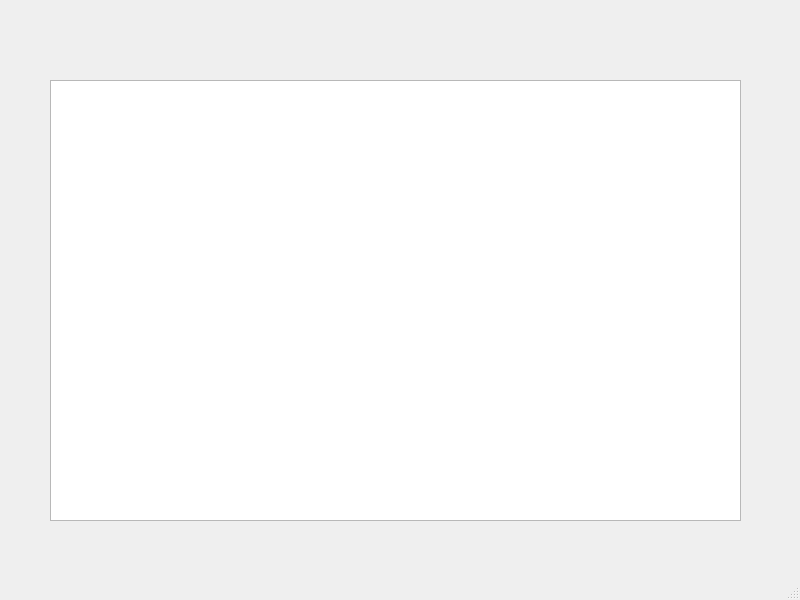
<?xml version="1.0" encoding="UTF-8"?>
<ui version="4.0">
 <class>MainWindow</class>
 <widget class="QMainWindow" name="MainWindow">
  <property name="geometry">
   <rect>
    <x>0</x>
    <y>0</y>
    <width>800</width>
    <height>600</height>
   </rect>
  </property>
  <property name="windowTitle">
   <string>MainWindow</string>
  </property>
  <widget class="QWidget" name="centralwidget">
   <widget class="QTableWidget" name="tableWidget">
    <property name="geometry">
     <rect>
      <x>50</x>
      <y>80</y>
      <width>691</width>
      <height>441</height>
     </rect>
    </property>
   </widget>
  </widget>
  <widget class="QMenuBar" name="menubar">
   <property name="geometry">
    <rect>
     <x>0</x>
     <y>0</y>
     <width>800</width>
     <height>20</height>
    </rect>
   </property>
  </widget>
  <widget class="QStatusBar" name="statusbar"/>
 </widget>
 <resources/>
 <connections/>
</ui>
